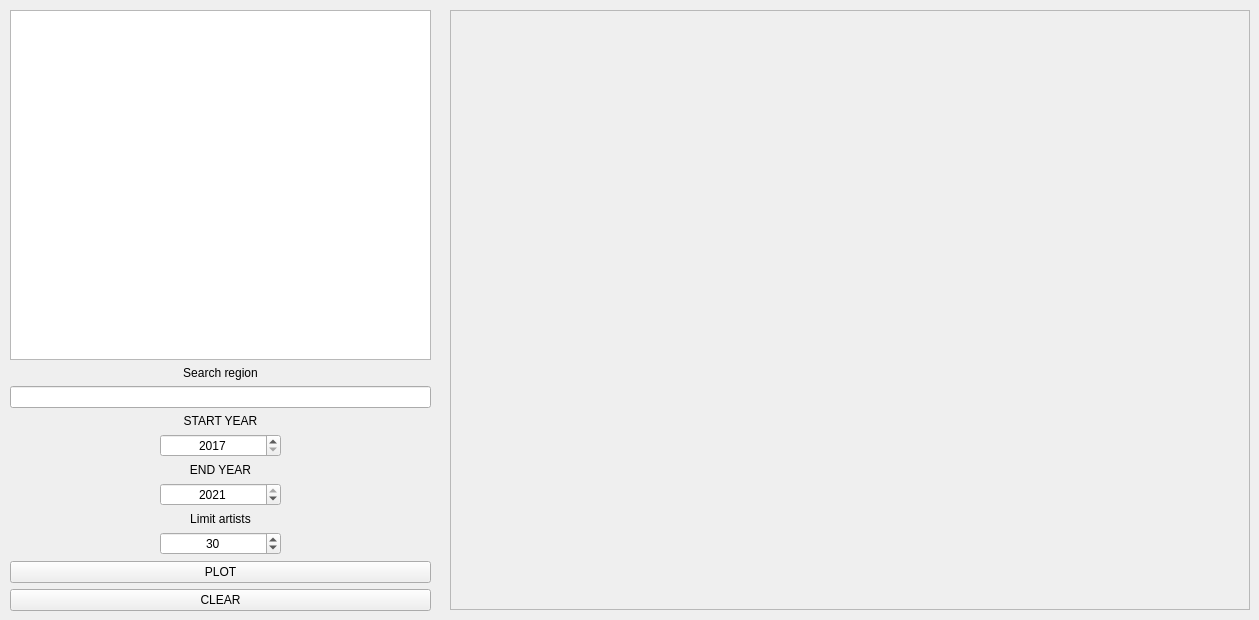
      <widget class="QWidget" name="tab_4">
       <attribute name="title">
        <string>Artists word cloud</string>
       </attribute>
       <widget class="QFrame" name="plot_4">
        <property name="geometry">
         <rect>
          <x>450</x>
          <y>10</y>
          <width>800</width>
          <height>600</height>
         </rect>
        </property>
        <property name="minimumSize">
         <size>
          <width>800</width>
          <height>600</height>
         </size>
        </property>
        <property name="frameShape">
         <enum>QFrame::StyledPanel</enum>
        </property>
        <property name="frameShadow">
         <enum>QFrame::Sunken</enum>
        </property>
        <layout class="QVBoxLayout" name="plot5"/>
       </widget>
       <widget class="QWidget" name="verticalLayoutWidget_8">
        <property name="geometry">
         <rect>
          <x>10</x>
          <y>10</y>
          <width>421</width>
          <height>601</height>
         </rect>
        </property>
        <layout class="QVBoxLayout" name="verticalLayout_8">
         <item>
          <widget class="QListWidget" name="listWidget_region_5">
           <property name="font">
            <font>
             <family>Cascadia Mono</family>
             <pointsize>8</pointsize>
            </font>
           </property>
           <property name="editTriggers">
            <set>QAbstractItemView::CurrentChanged|QAbstractItemView::DoubleClicked|QAbstractItemView::EditKeyPressed|QAbstractItemView::SelectedClicked</set>
           </property>
           <property name="alternatingRowColors">
            <bool>true</bool>
           </property>
           <property name="isWrapping" stdset="0">
            <bool>false</bool>
           </property>
           <property name="wordWrap">
            <bool>false</bool>
           </property>
           <property name="selectionRectVisible">
            <bool>false</bool>
           </property>
           <property name="currentRow">
            <number>-1</number>
           </property>
           <property name="sortingEnabled">
            <bool>true</bool>
           </property>
          </widget>
         </item>
         <item>
          <widget class="QLabel" name="label_search_region_5">
           <property name="text">
            <string>Search region</string>
           </property>
           <property name="alignment">
            <set>Qt::AlignCenter</set>
           </property>
          </widget>
         </item>
         <item>
          <widget class="QLineEdit" name="lineEdit_search_region_5"/>
         </item>
         <item>
          <widget class="QLabel" name="label_7">
           <property name="text">
            <string>START YEAR</string>
           </property>
           <property name="alignment">
            <set>Qt::AlignCenter</set>
           </property>
          </widget>
         </item>
         <item>
          <layout class="QHBoxLayout" name="horizontalLayout_5">
           <item>
            <spacer name="horizontalSpacer_9">
             <property name="orientation">
              <enum>Qt::Horizontal</enum>
             </property>
             <property name="sizeType">
              <enum>QSizePolicy::Fixed</enum>
             </property>
             <property name="sizeHint" stdset="0">
              <size>
               <width>150</width>
               <height>20</height>
              </size>
             </property>
            </spacer>
           </item>
           <item>
            <widget class="QSpinBox" name="spinBox_year_start_5">
             <property name="alignment">
              <set>Qt::AlignCenter</set>
             </property>
             <property name="minimum">
              <number>2017</number>
             </property>
             <property name="maximum">
              <number>2021</number>
             </property>
             <property name="value">
              <number>2017</number>
             </property>
            </widget>
           </item>
           <item>
            <spacer name="horizontalSpacer_10">
             <property name="orientation">
              <enum>Qt::Horizontal</enum>
             </property>
             <property name="sizeType">
              <enum>QSizePolicy::Fixed</enum>
             </property>
             <property name="sizeHint" stdset="0">
              <size>
               <width>150</width>
               <height>20</height>
              </size>
             </property>
            </spacer>
           </item>
          </layout>
         </item>
         <item>
          <widget class="QLabel" name="label_8">
           <property name="text">
            <string>END YEAR</string>
           </property>
           <property name="alignment">
            <set>Qt::AlignCenter</set>
           </property>
          </widget>
         </item>
         <item>
          <layout class="QHBoxLayout" name="horizontalLayout_6">
           <item>
            <spacer name="horizontalSpacer_11">
             <property name="orientation">
              <enum>Qt::Horizontal</enum>
             </property>
             <property name="sizeType">
              <enum>QSizePolicy::Fixed</enum>
             </property>
             <property name="sizeHint" stdset="0">
              <size>
               <width>150</width>
               <height>20</height>
              </size>
             </property>
            </spacer>
           </item>
           <item>
            <widget class="QSpinBox" name="spinBox_year_end_5">
             <property name="alignment">
              <set>Qt::AlignCenter</set>
             </property>
             <property name="minimum">
              <number>2017</number>
             </property>
             <property name="maximum">
              <number>2021</number>
             </property>
             <property name="value">
              <number>2021</number>
             </property>
            </widget>
           </item>
           <item>
            <spacer name="horizontalSpacer_12">
             <property name="orientation">
              <enum>Qt::Horizontal</enum>
             </property>
             <property name="sizeType">
              <enum>QSizePolicy::Fixed</enum>
             </property>
             <property name="sizeHint" stdset="0">
              <size>
               <width>150</width>
               <height>20</height>
              </size>
             </property>
            </spacer>
           </item>
          </layout>
         </item>
         <item>
          <widget class="QLabel" name="label_9">
           <property name="text">
            <string>Limit artists</string>
           </property>
           <property name="alignment">
            <set>Qt::AlignCenter</set>
           </property>
          </widget>
         </item>
         <item>
          <layout class="QHBoxLayout" name="horizontalLayout_7">
           <item>
            <spacer name="horizontalSpacer_13">
             <property name="orientation">
              <enum>Qt::Horizontal</enum>
             </property>
             <property name="sizeType">
              <enum>QSizePolicy::Fixed</enum>
             </property>
             <property name="sizeHint" stdset="0">
              <size>
               <width>150</width>
               <height>20</height>
              </size>
             </property>
            </spacer>
           </item>
           <item>
            <widget class="QSpinBox" name="spinBox_limit_artists_5">
             <property name="alignment">
              <set>Qt::AlignCenter</set>
             </property>
             <property name="minimum">
              <number>1</number>
             </property>
             <property name="maximum">
              <number>100</number>
             </property>
             <property name="value">
              <number>30</number>
             </property>
            </widget>
           </item>
           <item>
            <spacer name="horizontalSpacer_14">
             <property name="orientation">
              <enum>Qt::Horizontal</enum>
             </property>
             <property name="sizeType">
              <enum>QSizePolicy::Fixed</enum>
             </property>
             <property name="sizeHint" stdset="0">
              <size>
               <width>150</width>
               <height>20</height>
              </size>
             </property>
            </spacer>
           </item>
          </layout>
         </item>
         <item>
          <widget class="QPushButton" name="pushButton_plot_6">
           <property name="text">
            <string>PLOT</string>
           </property>
          </widget>
         </item>
         <item>
          <widget class="QPushButton" name="pushButton_plot_clear_6">
           <property name="text">
            <string>CLEAR</string>
           </property>
          </widget>
         </item>
        </layout>
       </widget>
      </widget>
